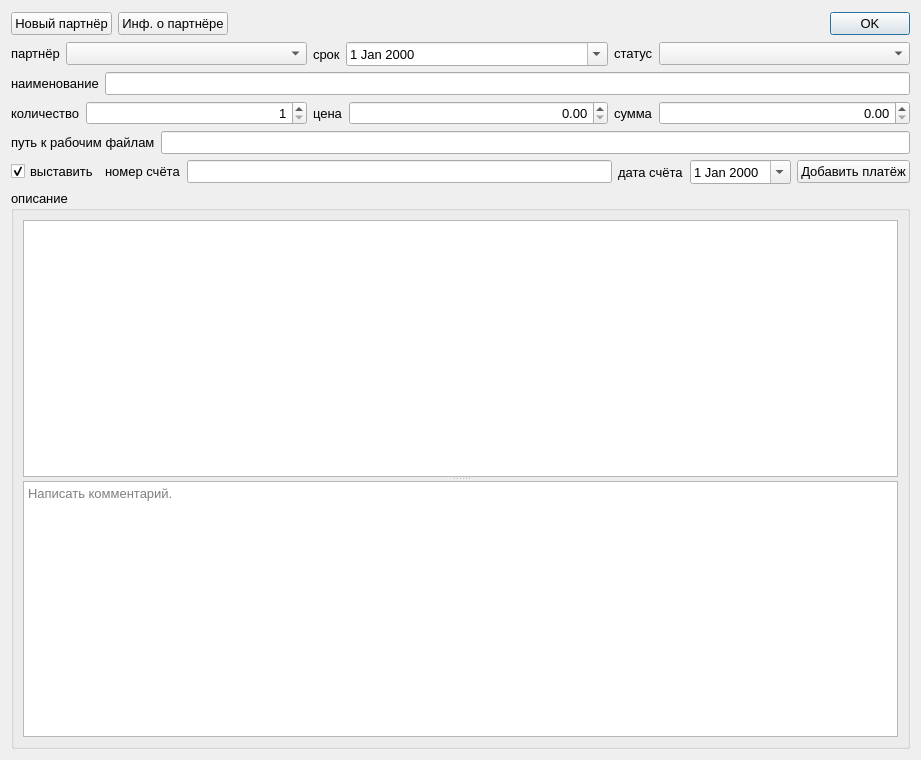
<?xml version="1.0" encoding="UTF-8"?>
<ui version="4.0">
 <class>Dialog</class>
 <widget class="QDialog" name="Dialog">
  <property name="geometry">
   <rect>
    <x>0</x>
    <y>0</y>
    <width>921</width>
    <height>760</height>
   </rect>
  </property>
  <property name="font">
   <font>
    <pointsize>10</pointsize>
   </font>
  </property>
  <property name="windowTitle">
   <string>Заявка/продажа</string>
  </property>
  <property name="styleSheet">
   <string notr="true"/>
  </property>
  <layout class="QVBoxLayout" name="verticalLayout_2">
   <item>
    <layout class="QHBoxLayout" name="horizontalLayout">
     <property name="sizeConstraint">
      <enum>QLayout::SetDefaultConstraint</enum>
     </property>
     <item>
      <widget class="QPushButton" name="newPartnerButton">
       <property name="text">
        <string>Новый партнёр</string>
       </property>
      </widget>
     </item>
     <item>
      <widget class="QPushButton" name="infoPartnerButton">
       <property name="text">
        <string>Инф. о партнёре</string>
       </property>
      </widget>
     </item>
     <item>
      <spacer name="horizontalSpacer">
       <property name="orientation">
        <enum>Qt::Horizontal</enum>
       </property>
       <property name="sizeHint" stdset="0">
        <size>
         <width>27</width>
         <height>25</height>
        </size>
       </property>
      </spacer>
     </item>
     <item>
      <widget class="QDialogButtonBox" name="buttonBox">
       <property name="font">
        <font>
         <pointsize>10</pointsize>
        </font>
       </property>
       <property name="layoutDirection">
        <enum>Qt::LeftToRight</enum>
       </property>
       <property name="styleSheet">
        <string notr="true">font-size: 10pt</string>
       </property>
       <property name="orientation">
        <enum>Qt::Horizontal</enum>
       </property>
       <property name="standardButtons">
        <set>QDialogButtonBox::Ok</set>
       </property>
      </widget>
     </item>
    </layout>
   </item>
   <item>
    <layout class="QHBoxLayout" name="horizontalLayout_3">
     <item>
      <layout class="QFormLayout" name="formLayout_6">
       <property name="labelAlignment">
        <set>Qt::AlignRight|Qt::AlignTrailing|Qt::AlignVCenter</set>
       </property>
       <item row="0" column="0">
        <widget class="QLabel" name="label_2">
         <property name="text">
          <string>партнёр</string>
         </property>
        </widget>
       </item>
       <item row="0" column="1">
        <widget class="ExtendedComboBox" name="partnerComboBox">
         <property name="maxVisibleItems">
          <number>30</number>
         </property>
        </widget>
       </item>
      </layout>
     </item>
     <item>
      <layout class="QFormLayout" name="formLayout_7">
       <property name="labelAlignment">
        <set>Qt::AlignRight|Qt::AlignTrailing|Qt::AlignVCenter</set>
       </property>
       <item row="0" column="0">
        <widget class="QLabel" name="label_6">
         <property name="text">
          <string>срок</string>
         </property>
        </widget>
       </item>
       <item row="0" column="1">
        <widget class="QDateEdit" name="deadlineEdit">
         <property name="font">
          <font>
           <pointsize>10</pointsize>
          </font>
         </property>
         <property name="minimumDate">
          <date>
           <year>1900</year>
           <month>1</month>
           <day>1</day>
          </date>
         </property>
         <property name="calendarPopup">
          <bool>true</bool>
         </property>
        </widget>
       </item>
      </layout>
     </item>
     <item>
      <layout class="QFormLayout" name="formLayout_8">
       <property name="labelAlignment">
        <set>Qt::AlignRight|Qt::AlignTrailing|Qt::AlignVCenter</set>
       </property>
       <item row="0" column="0">
        <widget class="QLabel" name="label_10">
         <property name="text">
          <string>статус</string>
         </property>
        </widget>
       </item>
       <item row="0" column="1">
        <widget class="QComboBox" name="statusComboBox"/>
       </item>
      </layout>
     </item>
    </layout>
   </item>
   <item>
    <layout class="QFormLayout" name="formLayout_9">
     <property name="labelAlignment">
      <set>Qt::AlignRight|Qt::AlignTrailing|Qt::AlignVCenter</set>
     </property>
     <item row="0" column="0">
      <widget class="QLabel" name="label_3">
       <property name="text">
        <string>наименование</string>
       </property>
      </widget>
     </item>
     <item row="0" column="1">
      <widget class="QLineEdit" name="projectNameEdit">
       <property name="font">
        <font>
         <pointsize>10</pointsize>
         <weight>75</weight>
         <bold>true</bold>
        </font>
       </property>
      </widget>
     </item>
    </layout>
   </item>
   <item>
    <layout class="QHBoxLayout" name="horizontalLayout_2">
     <item>
      <layout class="QFormLayout" name="formLayout_3">
       <property name="labelAlignment">
        <set>Qt::AlignRight|Qt::AlignTrailing|Qt::AlignVCenter</set>
       </property>
       <item row="0" column="0">
        <widget class="QLabel" name="label_4">
         <property name="text">
          <string>количество</string>
         </property>
        </widget>
       </item>
       <item row="0" column="1">
        <widget class="QSpinBox" name="quantitySpinBox">
         <property name="alignment">
          <set>Qt::AlignRight|Qt::AlignTrailing|Qt::AlignVCenter</set>
         </property>
         <property name="showGroupSeparator" stdset="0">
          <bool>false</bool>
         </property>
         <property name="minimum">
          <number>1</number>
         </property>
         <property name="maximum">
          <number>999999999</number>
         </property>
         <property name="value">
          <number>1</number>
         </property>
        </widget>
       </item>
      </layout>
     </item>
     <item>
      <layout class="QFormLayout" name="formLayout_4">
       <property name="labelAlignment">
        <set>Qt::AlignRight|Qt::AlignTrailing|Qt::AlignVCenter</set>
       </property>
       <item row="0" column="0">
        <widget class="QLabel" name="label_11">
         <property name="text">
          <string>цена</string>
         </property>
        </widget>
       </item>
       <item row="0" column="1">
        <widget class="QDoubleSpinBox" name="priceSpinBox">
         <property name="alignment">
          <set>Qt::AlignRight|Qt::AlignTrailing|Qt::AlignVCenter</set>
         </property>
         <property name="showGroupSeparator" stdset="0">
          <bool>false</bool>
         </property>
         <property name="maximum">
          <double>9999999999999.990234375000000</double>
         </property>
        </widget>
       </item>
      </layout>
     </item>
     <item>
      <layout class="QFormLayout" name="formLayout_5">
       <item row="0" column="0">
        <widget class="QLabel" name="label_5">
         <property name="text">
          <string>сумма</string>
         </property>
        </widget>
       </item>
       <item row="0" column="1">
        <widget class="QDoubleSpinBox" name="amountSpinBox">
         <property name="alignment">
          <set>Qt::AlignRight|Qt::AlignTrailing|Qt::AlignVCenter</set>
         </property>
         <property name="showGroupSeparator" stdset="0">
          <bool>false</bool>
         </property>
         <property name="maximum">
          <double>9999999999999.990234375000000</double>
         </property>
        </widget>
       </item>
      </layout>
     </item>
    </layout>
   </item>
   <item>
    <layout class="QFormLayout" name="formLayout_10">
     <property name="labelAlignment">
      <set>Qt::AlignRight|Qt::AlignTrailing|Qt::AlignVCenter</set>
     </property>
     <item row="0" column="0">
      <widget class="QLabel" name="label_7">
       <property name="text">
        <string>путь к рабочим файлам</string>
       </property>
      </widget>
     </item>
     <item row="0" column="1">
      <widget class="QLineEdit" name="folderEdit">
       <property name="font">
        <font>
         <pointsize>10</pointsize>
        </font>
       </property>
      </widget>
     </item>
    </layout>
   </item>
   <item>
    <layout class="QHBoxLayout" name="horizontalLayout_5">
     <item>
      <layout class="QHBoxLayout" name="horizontalLayout_4">
       <item>
        <widget class="QCheckBox" name="invoiceNeedCheckBox">
         <property name="text">
          <string>выставить</string>
         </property>
         <property name="checked">
          <bool>true</bool>
         </property>
        </widget>
       </item>
       <item>
        <layout class="QFormLayout" name="formLayout_2">
         <property name="labelAlignment">
          <set>Qt::AlignRight|Qt::AlignTrailing|Qt::AlignVCenter</set>
         </property>
         <item row="0" column="0">
          <widget class="QLabel" name="label_8">
           <property name="text">
            <string>номер счёта</string>
           </property>
          </widget>
         </item>
         <item row="0" column="1">
          <widget class="QLineEdit" name="invoiceNumberEdit"/>
         </item>
        </layout>
       </item>
      </layout>
     </item>
     <item>
      <layout class="QFormLayout" name="formLayout">
       <property name="labelAlignment">
        <set>Qt::AlignRight|Qt::AlignTrailing|Qt::AlignVCenter</set>
       </property>
       <property name="formAlignment">
        <set>Qt::AlignRight|Qt::AlignTop|Qt::AlignTrailing</set>
       </property>
       <item row="0" column="0">
        <widget class="QLabel" name="label_9">
         <property name="text">
          <string>дата счёта</string>
         </property>
        </widget>
       </item>
       <item row="0" column="1">
        <widget class="QDateEdit" name="invoiceDateEdit">
         <property name="accelerated">
          <bool>false</bool>
         </property>
         <property name="showGroupSeparator" stdset="0">
          <bool>false</bool>
         </property>
         <property name="dateTime">
          <datetime>
           <hour>0</hour>
           <minute>0</minute>
           <second>0</second>
           <year>2000</year>
           <month>1</month>
           <day>1</day>
          </datetime>
         </property>
         <property name="calendarPopup">
          <bool>true</bool>
         </property>
        </widget>
       </item>
      </layout>
     </item>
     <item>
      <widget class="QPushButton" name="addPayButton">
       <property name="text">
        <string>Добавить платёж</string>
       </property>
      </widget>
     </item>
    </layout>
   </item>
   <item>
    <widget class="QGroupBox" name="groupBox">
     <property name="title">
      <string>описание</string>
     </property>
     <layout class="QVBoxLayout" name="verticalLayout">
      <item>
       <widget class="QSplitter" name="splitter">
        <property name="orientation">
         <enum>Qt::Vertical</enum>
        </property>
        <widget class="QTextBrowser" name="commentBrowser">
         <property name="html">
          <string>&lt;!DOCTYPE HTML PUBLIC &quot;-//W3C//DTD HTML 4.0//EN&quot; &quot;http://www.w3.org/TR/REC-html40/strict.dtd&quot;&gt;
&lt;html&gt;&lt;head&gt;&lt;meta name=&quot;qrichtext&quot; content=&quot;1&quot; /&gt;&lt;style type=&quot;text/css&quot;&gt;
p, li { white-space: pre-wrap; }
&lt;/style&gt;&lt;/head&gt;&lt;body style=&quot; font-family:'MS Shell Dlg 2'; font-size:10pt; font-weight:400; font-style:normal;&quot;&gt;
&lt;p style=&quot;-qt-paragraph-type:empty; margin-top:0px; margin-bottom:0px; margin-left:0px; margin-right:0px; -qt-block-indent:0; text-indent:0px;&quot;&gt;&lt;br /&gt;&lt;/p&gt;&lt;/body&gt;&lt;/html&gt;</string>
         </property>
         <property name="openExternalLinks">
          <bool>false</bool>
         </property>
         <property name="openLinks">
          <bool>false</bool>
         </property>
        </widget>
        <widget class="QTextEdit" name="commentsEdit">
         <property name="sizePolicy">
          <sizepolicy hsizetype="Expanding" vsizetype="Expanding">
           <horstretch>0</horstretch>
           <verstretch>0</verstretch>
          </sizepolicy>
         </property>
         <property name="readOnly">
          <bool>false</bool>
         </property>
         <property name="placeholderText">
          <string>Написать комментарий.</string>
         </property>
        </widget>
       </widget>
      </item>
     </layout>
    </widget>
   </item>
  </layout>
 </widget>
 <customwidgets>
  <customwidget>
   <class>ExtendedComboBox</class>
   <extends>QComboBox</extends>
   <header>completer</header>
  </customwidget>
 </customwidgets>
 <tabstops>
  <tabstop>partnerComboBox</tabstop>
  <tabstop>deadlineEdit</tabstop>
  <tabstop>statusComboBox</tabstop>
  <tabstop>projectNameEdit</tabstop>
  <tabstop>quantitySpinBox</tabstop>
  <tabstop>priceSpinBox</tabstop>
  <tabstop>amountSpinBox</tabstop>
  <tabstop>folderEdit</tabstop>
  <tabstop>invoiceNumberEdit</tabstop>
  <tabstop>invoiceDateEdit</tabstop>
  <tabstop>commentsEdit</tabstop>
  <tabstop>newPartnerButton</tabstop>
  <tabstop>infoPartnerButton</tabstop>
 </tabstops>
 <resources/>
 <connections>
  <connection>
   <sender>buttonBox</sender>
   <signal>accepted()</signal>
   <receiver>Dialog</receiver>
   <slot>accept()</slot>
   <hints>
    <hint type="sourcelabel">
     <x>248</x>
     <y>254</y>
    </hint>
    <hint type="destinationlabel">
     <x>157</x>
     <y>274</y>
    </hint>
   </hints>
  </connection>
  <connection>
   <sender>buttonBox</sender>
   <signal>rejected()</signal>
   <receiver>Dialog</receiver>
   <slot>reject()</slot>
   <hints>
    <hint type="sourcelabel">
     <x>316</x>
     <y>260</y>
    </hint>
    <hint type="destinationlabel">
     <x>286</x>
     <y>274</y>
    </hint>
   </hints>
  </connection>
 </connections>
</ui>
